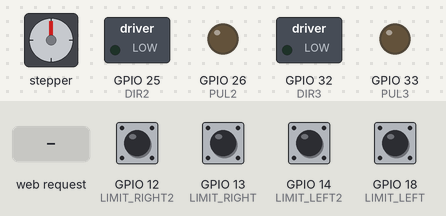
The sketch below on a simulated ESP32. Shown: stepper motor, switched loads named in the sketch (green lamp = pin HIGH), output pins drawn as LEDs (lit = HIGH). Wiring (inferred from the names in the program): stepper motor driver (200 steps per turn assumed): step GPIO 23; direction GPIO 27. Inputs (shaded band) come from the test bench; at power-on: GPIO 12 (LIMIT_RIGHT2), GPIO 13 (LIMIT_RIGHT), GPIO 14 (LIMIT_LEFT2), GPIO 18 (LIMIT_LEFT) LOW. WiFi joins after 1.5 s; servers stay silent unless stated; pins used as bus, display or sensor lines are not drawn; what the sketch prints to the serial monitor is not drawn.

Above: at 2.7 s.
2.8 s: HTTP request GET /start1 received
At 2.95 s:
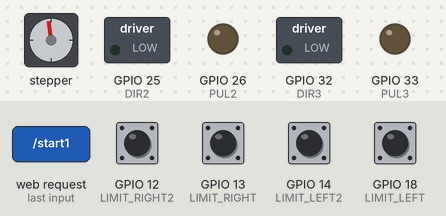
At 5.35 s:
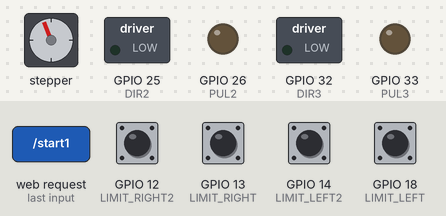
5.8 s: GPIO 13 (LIMIT_RIGHT) pulled HIGH for 0.15 s
8.8 s: HTTP request GET /start2 received
At 8.95 s:
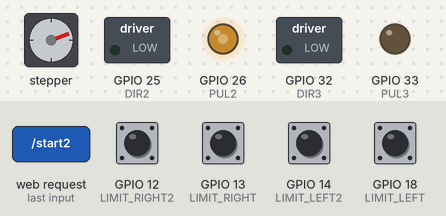
11.8 s: GPIO 18 (LIMIT_LEFT) pulled HIGH for 0.15 s
14.8 s: GPIO 12 (LIMIT_RIGHT2) pulled HIGH for 0.15 s
At 14.95 s:
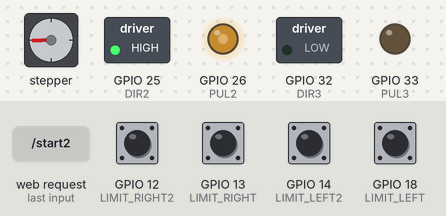
17.8 s: HTTP request GET /stop1 received
Timing chart, 0 to 20.3 s (numbered marks = the images above; inputs shaded):
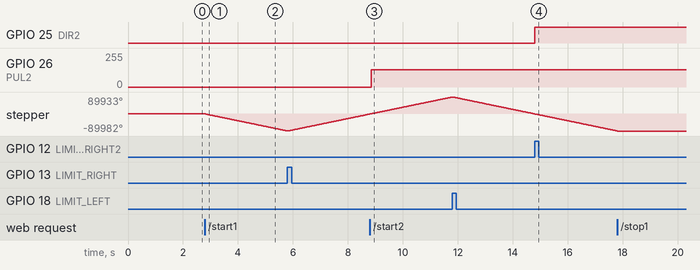

Measured:
- after the input at 2.8 s, stepper: keeps turning counter-clockwise at about 30002°/s, starting at once
- after the input at 8.8 s, GPIO 26 (PUL2): 0/255 → 128/255 at once
- after the input at 14.8 s, GPIO 25 (DIR2): LOW → HIGH at once

The sketch:

potenciometo.ino
```cpp
#include <WiFi.h>
#include <WebServer.h>
#include <Ticker.h>

// Motor 1
#define PUL 23
#define DIR 27
#define LIMIT_LEFT 18
#define LIMIT_RIGHT 13

// Motor 2
#define PUL2 26
#define DIR2 25
#define LIMIT_LEFT2 14
#define LIMIT_RIGHT2 12

// Motor 3
#define PUL3 33
#define DIR3 32
#define LIMIT_LEFT3 19
#define LIMIT_RIGHT3 5

const char* ssid = "11";
const char* password = "12345678";

WebServer server(80);

// Estados para motor 1
bool movingRight1 = true;
bool motorActive1 = false;
bool canChangeDirection1 = true;

// Estados para motor 2
bool movingRight2 = true;
bool motorActive2 = false;
bool canChangeDirection2 = true;

// Estados para motor 3
bool movingRight3 = true;
bool motorActive3 = false;
bool canChangeDirection3 = true;

unsigned long lastDebounceTime1 = 0;
unsigned long lastDebounceTime2 = 0;
unsigned long lastDebounceTime3 = 0;
const unsigned long debounceDelay = 300; // ms

Ticker motorPulseTicker1;
Ticker motorPulseTicker2;
Ticker motorPulseTicker3;

// Tickers de pulso
void togglePulse1() {
  digitalWrite(PUL, motorActive1 ? !digitalRead(PUL) : LOW);
}

void togglePulse2() {
  digitalWrite(PUL2, motorActive2 ? !digitalRead(PUL2) : LOW);
}

void togglePulse3() {
  digitalWrite(PUL3, motorActive3 ? !digitalRead(PUL3) : LOW);
}

// HTML
const char* html = R"rawliteral(
<!DOCTYPE html><html><head><title>Control de Motores</title></head><body>
<h1>Control Motores</h1>

<h2>Motor 1</h2>
<button onclick="location.href='/start1'">Iniciar Motor 1</button>
<button onclick="location.href='/stop1'">Detener Motor 1</button>

<h2>Motor 2</h2>
<button onclick="location.href='/start2'">Iniciar Motor 2</button>
<button onclick="location.href='/stop2'">Detener Motor 2</button>

<h2>Motor 3</h2>
<button onclick="location.href='/start3'">Iniciar Motor 3</button>
<button onclick="location.href='/stop3'">Detener Motor 3</button>

</body></html>
)rawliteral";

void setup() {
  Serial.begin(115200);

  // Pines Motor 1
  pinMode(PUL, OUTPUT);
  pinMode(DIR, OUTPUT);
  pinMode(LIMIT_LEFT, INPUT);
  pinMode(LIMIT_RIGHT, INPUT);

  // Pines Motor 2
  pinMode(PUL2, OUTPUT);
  pinMode(DIR2, OUTPUT);
  pinMode(LIMIT_LEFT2, INPUT);
  pinMode(LIMIT_RIGHT2, INPUT);

  // Pines Motor 3
  pinMode(PUL3, OUTPUT);
  pinMode(DIR3, OUTPUT);
  pinMode(LIMIT_LEFT3, INPUT);
  pinMode(LIMIT_RIGHT3, INPUT);

  // Conexión WiFi
  WiFi.begin(ssid, password);
  while (WiFi.status() != WL_CONNECTED) {
    delay(500);
    Serial.print(".");
  }
  Serial.println("\nConectado. IP: " + WiFi.localIP().toString());

  // Rutas del servidor
  server.on("/", []() { server.send(200, "text/html", html); });

  server.on("/start1", []() {
    motorActive1 = true;
    server.send(200, "text/html", html);
    Serial.println("Motor 1 INICIADO");
  });
  server.on("/stop1", []() {
    motorActive1 = false;
    server.send(200, "text/html", html);
    Serial.println("Motor 1 DETENIDO");
  });

  server.on("/start2", []() {
    motorActive2 = true;
    server.send(200, "text/html", html);
    Serial.println("Motor 2 INICIADO");
  });
  server.on("/stop2", []() {
    motorActive2 = false;
    server.send(200, "text/html", html);
    Serial.println("Motor 2 DETENIDO");
  });

  server.on("/start3", []() {
    motorActive3 = true;
    server.send(200, "text/html", html);
    Serial.println("Motor 3 INICIADO");
  });
  server.on("/stop3", []() {
    motorActive3 = false;
    server.send(200, "text/html", html);
    Serial.println("Motor 3 DETENIDO");
  });

  server.begin();

  // Iniciar pulsos
  motorPulseTicker1.attach_us(30, togglePulse1);      // Motor 1
  motorPulseTicker2.attach_us(1050, togglePulse2);     // Motor 2
  motorPulseTicker3.attach_us(100, togglePulse3);    // Motor 3
}

void loop() {
  server.handleClient();
  unsigned long now = millis();

  // Motor 1
  if (motorActive1) {
    if (canChangeDirection1) {
      if (movingRight1 && digitalRead(LIMIT_RIGHT) == HIGH) {
        movingRight1 = false;
        digitalWrite(DIR, HIGH);
        canChangeDirection1 = false;
        lastDebounceTime1 = now;
        Serial.println("Motor 1: Cambio a IZQUIERDA");
      }


      else if (!movingRight1 && digitalRead(LIMIT_LEFT) == HIGH) {
        movingRight1 = true;
        digitalWrite(DIR, LOW);
        canChangeDirection1 = false;
        lastDebounceTime1 = now;
        Serial.println("Motor 1: Cambio a DERECHA");
      }
    } else if (now - lastDebounceTime1 > debounceDelay) {
      canChangeDirection1 = true;
    }
  }

  // Motor 2
  if (motorActive2) {
    if (canChangeDirection2) {
      if (movingRight2 && digitalRead(LIMIT_RIGHT2) == HIGH) {
        movingRight2 = false;
        digitalWrite(DIR2, HIGH);
        canChangeDirection2 = false;
        lastDebounceTime2 = now;
        Serial.println("Motor 2: Cambio a IZQUIERDA");
      } else if (!movingRight2 && digitalRead(LIMIT_LEFT2) == HIGH) {
        movingRight2 = true;
        digitalWrite(DIR2, LOW);
        canChangeDirection2 = false;
        lastDebounceTime2 = now;
        Serial.println("Motor 2: Cambio a DERECHA");

      }
    } else if (now - lastDebounceTime2 > debounceDelay) {
      canChangeDirection2 = true;
    }
  }

  // Motor 3
  if (motorActive3) {
    if (canChangeDirection3) {
      if (movingRight3 && digitalRead(LIMIT_RIGHT3) == HIGH) {
        movingRight3 = false;
        digitalWrite(DIR3, HIGH);
        canChangeDirection3 = false;
        lastDebounceTime3 = now;
        Serial.println("Motor 3: Cambio a IZQUIERDA");
      } else if (!movingRight3 && digitalRead(LIMIT_LEFT3) == HIGH) {
        movingRight3 = true;
        digitalWrite(DIR3, LOW);
        canChangeDirection3 = false;
        lastDebounceTime3 = now;
        Serial.println("Motor 3: Cambio a DERECHA");
      }
    } else if (now - lastDebounceTime3 > debounceDelay) {
      canChangeDirection3 = true;
    }
  }
}
```
